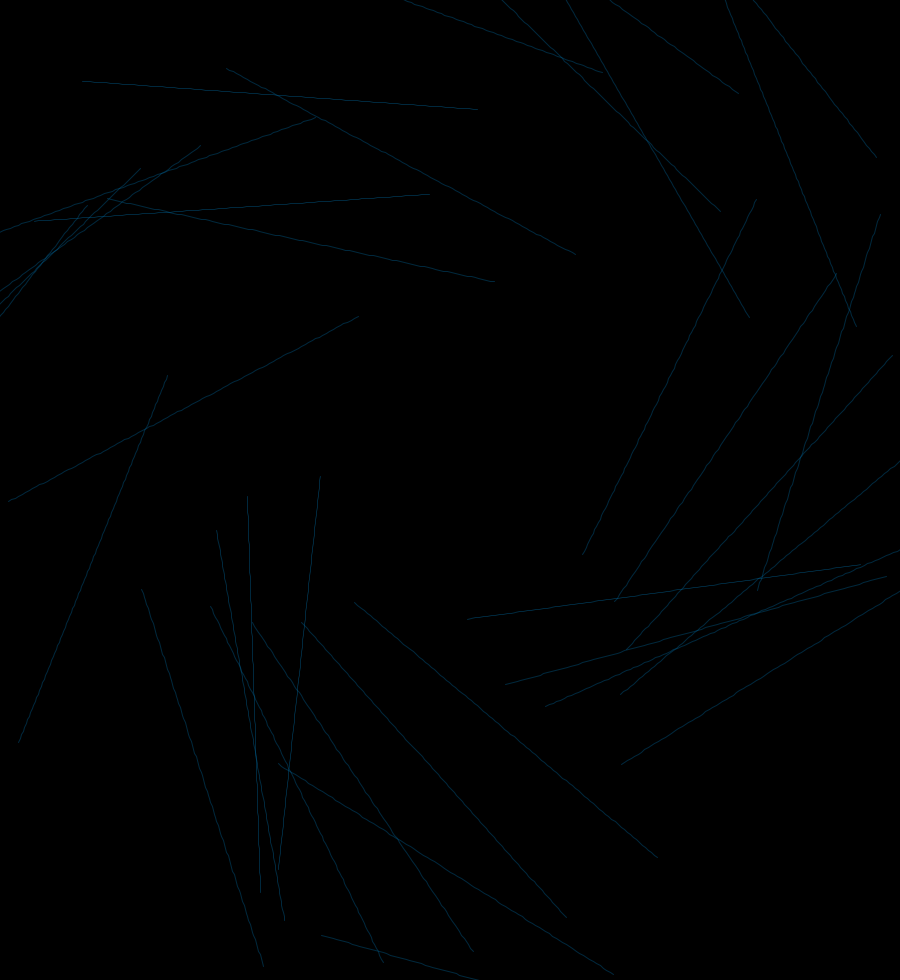
Frame 1 (no input)
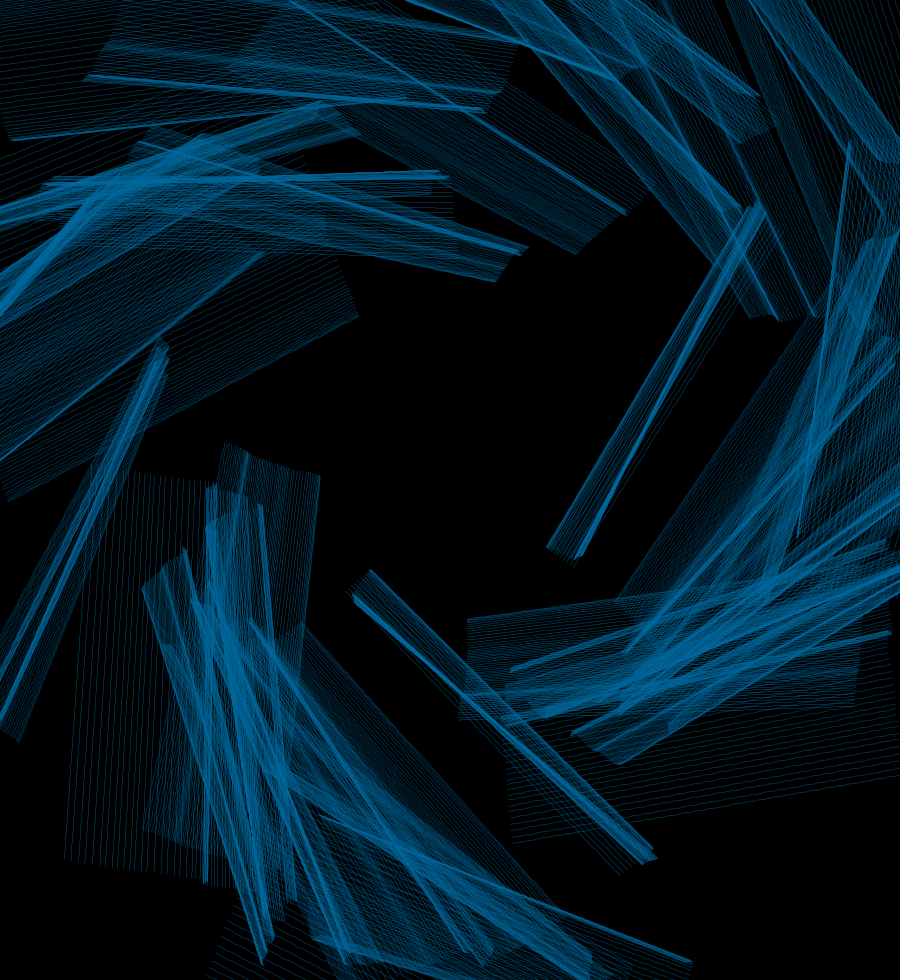
Frame 60 (the mouse pressed at the canvas centre just before this capture)
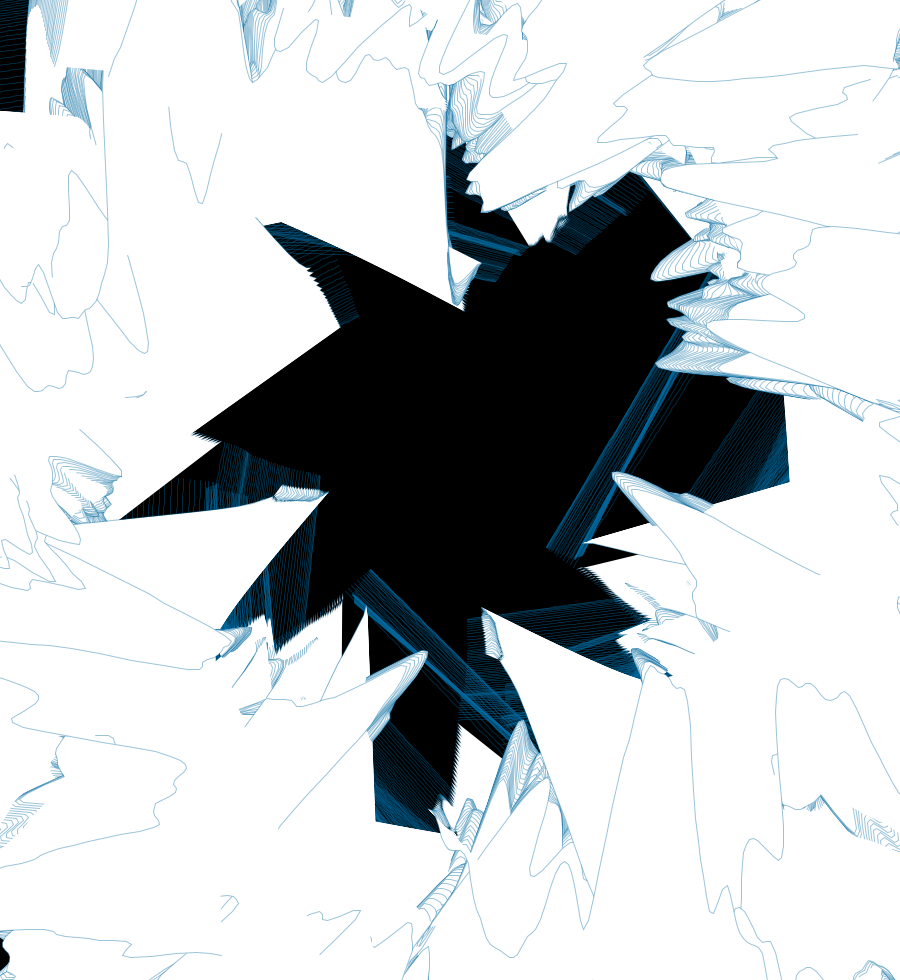
Frame 120 (the mouse held since frame 60 and released just before this capture)

The Processing sketch that drew these frames (run headless with seeded random() and noise(); from frame 60 on, the mouse is pressed at the canvas centre):

// Processing sketch: one
// ── one.pde
  float x, y, freq, amp, currentAmp, turn, red;
  boolean increaseAmp;
  boolean increaseRed;

  float currentLine;
   
  void setup()
  {
   size(900, 980);
   background(0);
    
   x = 0;
   y = 0;
   currentAmp = 0;
   turn = 0;
   red = 0;
   increaseAmp = false;
   increaseRed = false;

   freq = .02;
   amp = 1000;
    
   //noLoop();
  }
   
  void draw()
  {
    freq = .02 * mouseX / 1000;
    currentLine = (0.4 + (mouseY / 1080)) * 10;

    //draw shit
    if (increaseAmp) {
      currentAmp = currentAmp - .01;
    } else {
      currentAmp = currentAmp + .01;
    }
     
    if (currentAmp == 1) {
      increaseAmp = true;
    } else if (currentAmp == 0) {
      increaseAmp = false;
    }
     
    if (increaseRed) {
      red = red + 1;
    } else {
      red = red - 1;
    }
    if (red == 255) {
      increaseRed = true;
    } else if (red == 0) {
      increaseRed = false;
    }
       
    turn = turn + 1;
     
    for(int deg = 0; deg < 360; deg = deg + 8)
    {
      makeSquiggle(deg, currentAmp, turn, red);
    }
  }
   
  void makeSquiggle(float deg, float s, float turn, float reddish)
  {
    pushMatrix();
    translate(width / 2, height / 2);

    rotate(radians(deg + (turn * .1)));
     
    beginShape();
   
    for(int i = 0; i < 100; i++)
    {
      stroke(reddish, (4 + i), (255 - i), i);
       
      x = i * currentLine;
      y = noise(x * freq, deg, s ) * amp;

      vertex(x, y);
    }

    endShape();
    popMatrix();
  }
